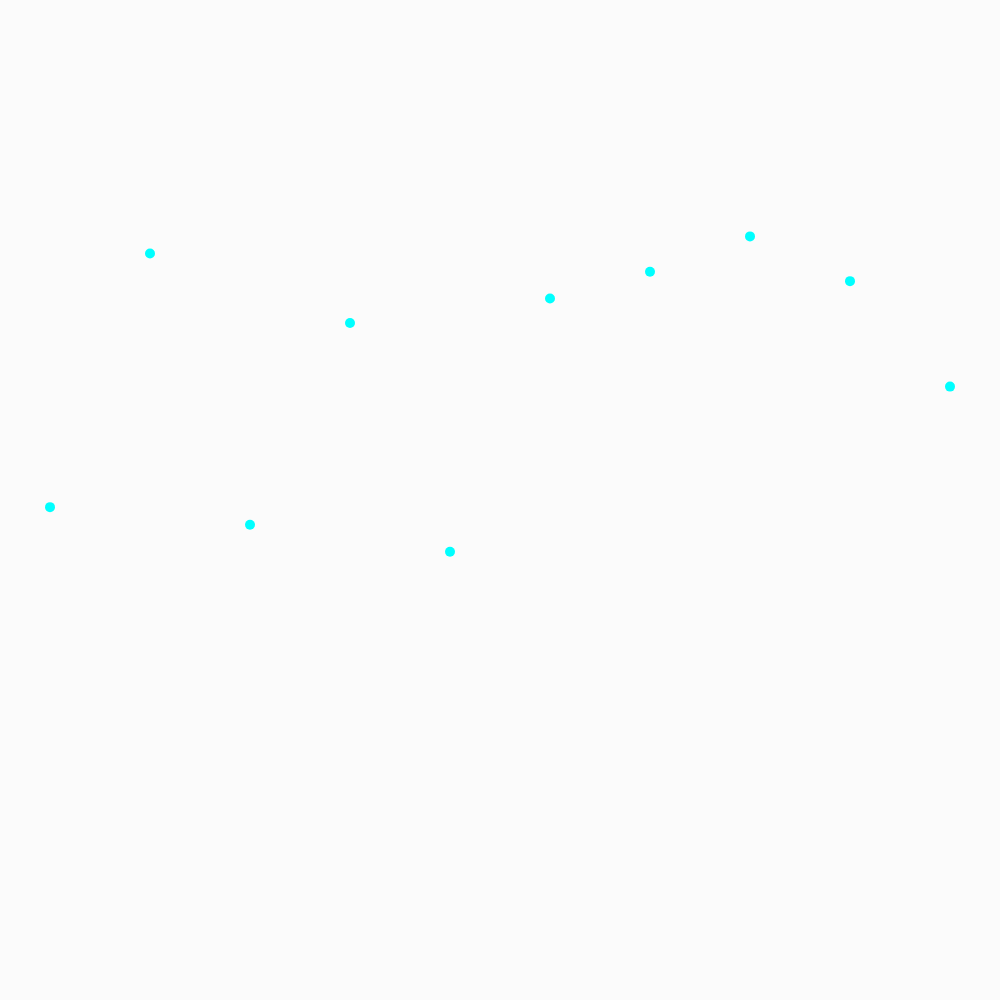
Frame 1 (no input)
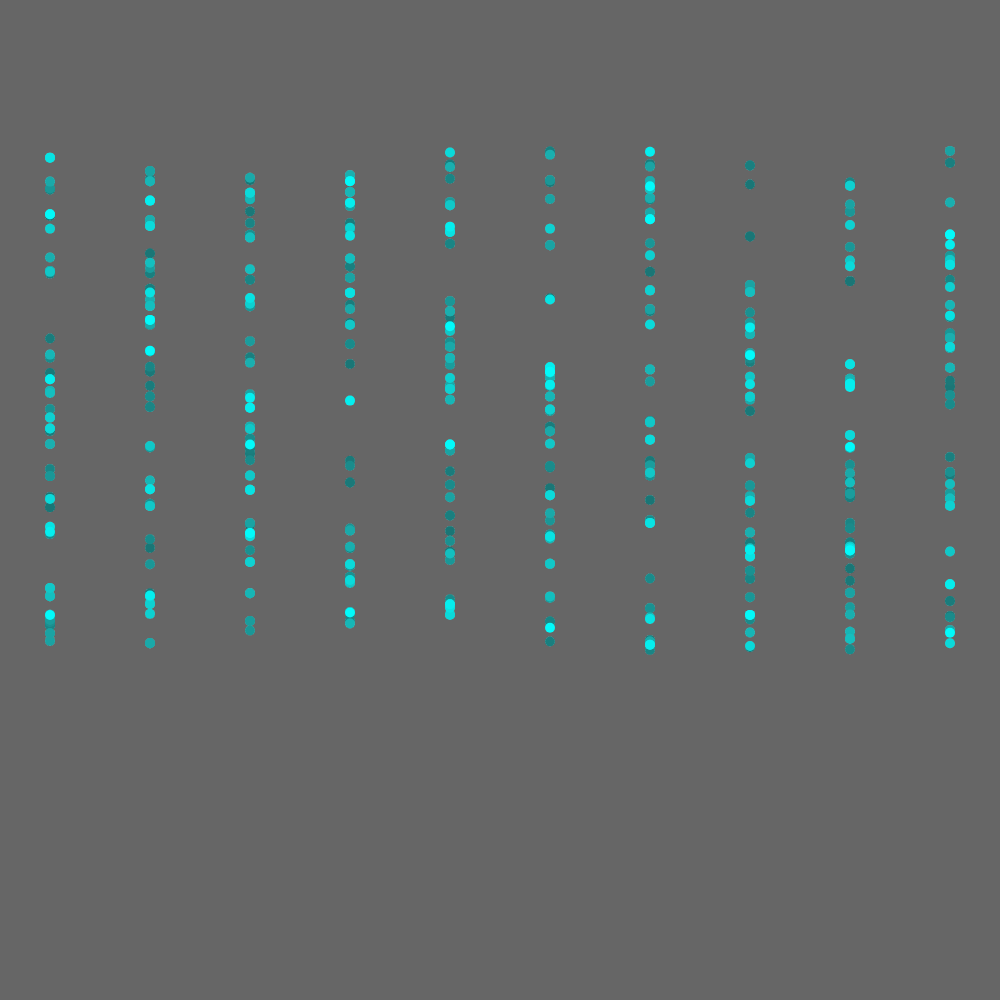
Frame 60 (no input)
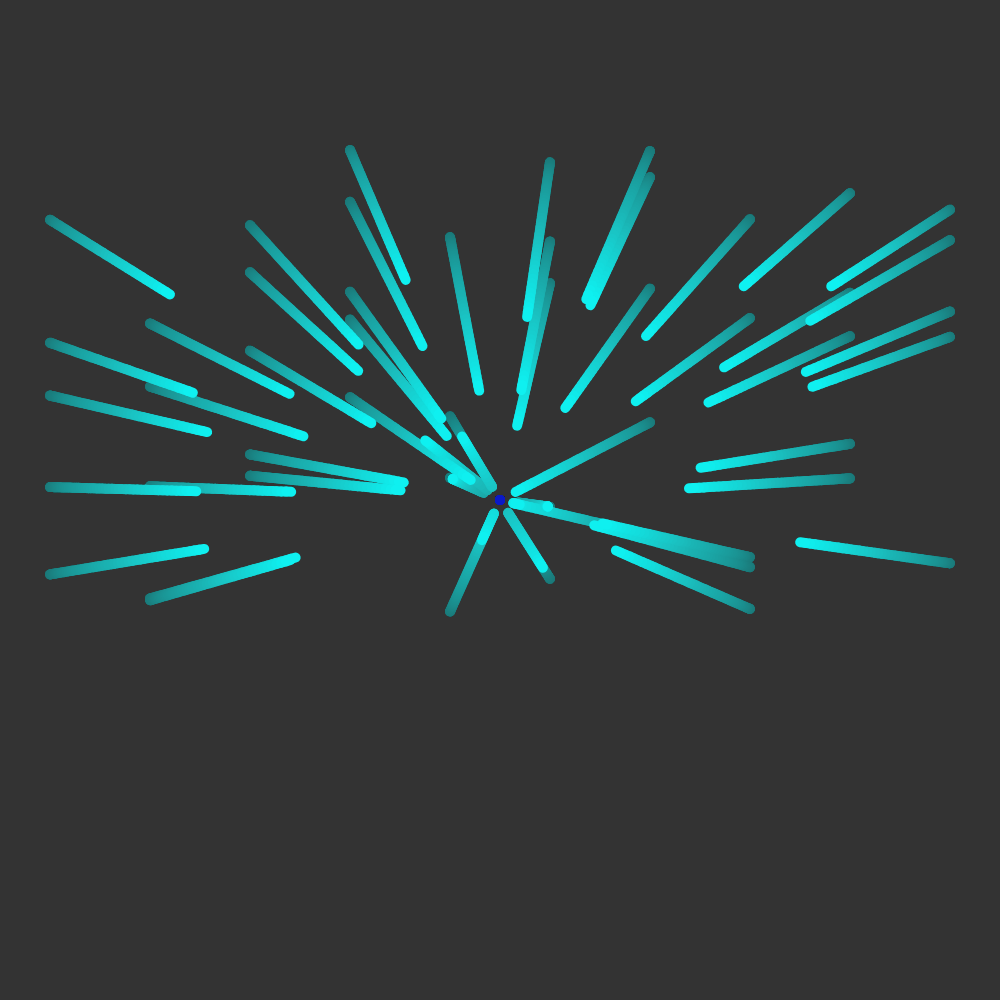
Frame 120 (the mouse pressed at the canvas centre since frame 60)

The p5.js sketch that drew these frames (run headless with seeded random() and noise() and a simulated clock; from frame 60 on, the mouse is pressed at the canvas centre):

// p5.js sketch
// ── sketch.js
var attractors = [];
var particles = [];

function setup() {
  createCanvas(1000, 1000);
}

function mousePressed() {
  attractors.push(createVector(mouseX, mouseY));
  background(51);
  //rotate(90);
}

function draw() {
  background(51,5);
  stroke(255,255,0);
  
  
  for (var v = 50; v < width ; v+= 100){
  particles.push(new Particle(v,random(150,650)));  
  
}
   var m = map(mouseY, 0,height,0,100);
  if ((particles.length > 20)||(particles.count>500)) {
    particles.splice(m);
  }

  for (var i = 0; i < attractors.length; i++) {
    stroke(10, 25,200);
    point(attractors[i].x, attractors[i].y);
  }
  for (var i = 0; i < particles.length; i++) {
    var particle = particles[i];
    for (var j = 0; j < attractors.length; j++) {
      particle.attracted(attractors[j]);
    }
    particle.update();
    particle.show();
  }

}
// ── particle.js
function Particle(x, y) {
  this.pos = createVector(x, y);
  this.prev = createVector(x, y);
  this.vel = createVector(); 
  this.acc = createVector();
  this.count = 0;
  

  this.update = function() {
    this.vel.add(this.acc);
    this.vel.limit(5);
    this.pos.add(this.vel);
    this.acc.mult(0.1);
  }

  this.show = function() {
      this.count += 1;
   
    var R = map(this.count,0,width,0,255); 
    stroke(R, 255-R,255-R,255);
    strokeWeight(10);
    line(this.pos.x, this.pos.y, this.prev.x, this.prev.y);
    this.prev.x = this.pos.x;
    this.prev.y = this.pos.y;
    
  }

  this.attracted = function(target) {
    var force = p5.Vector.sub(target, this.pos);
    var d = force.mag();
    d = constrain(d, 1, 25);
    var G = 50;
    var strength = G / (d * d);
    force.setMag(strength);
    if (d < 20) {
      force.mult(-10);
    }
    this.acc.add(force);
  }
    

}
